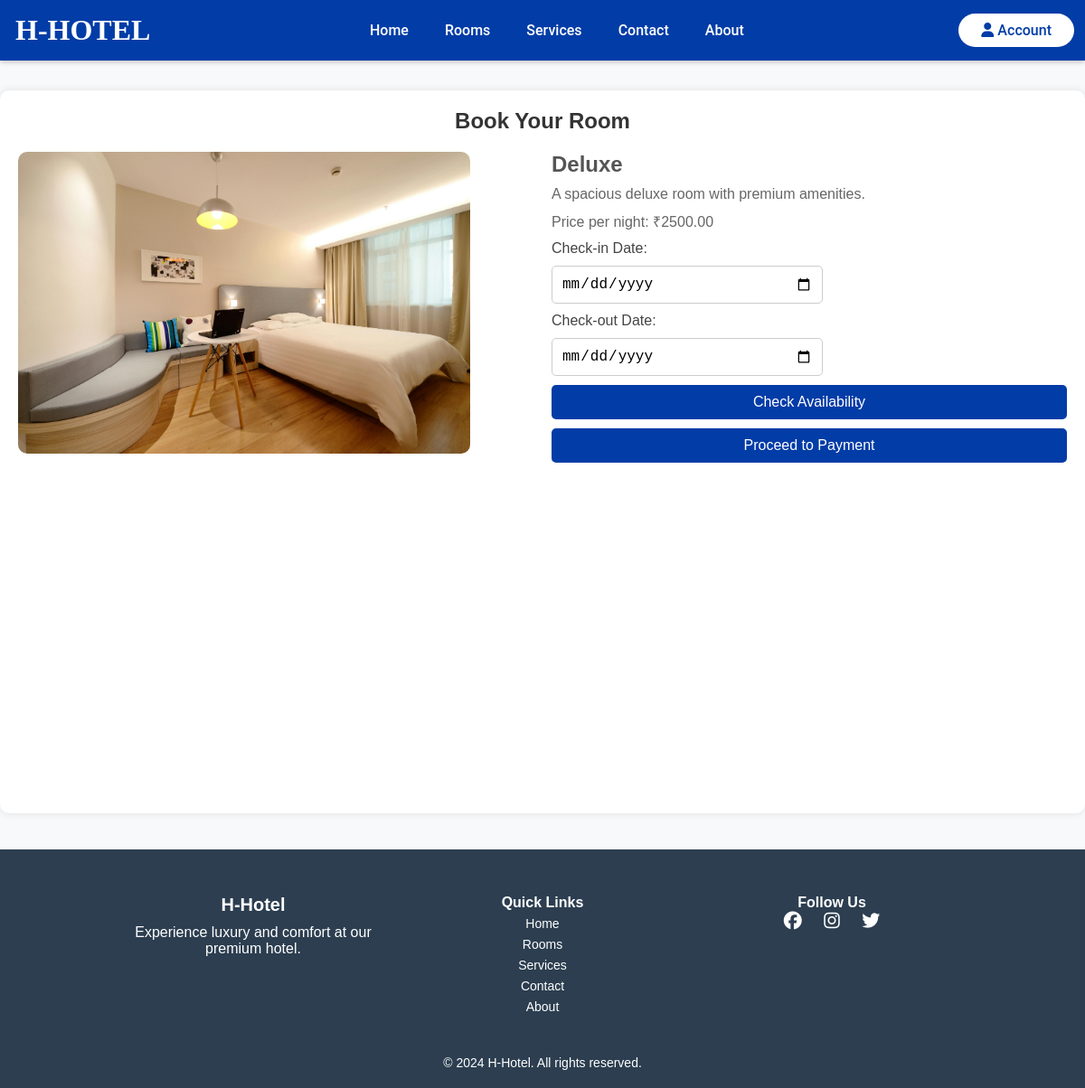
The page /booking.php?room_type=Deluxe (signed in) on the database its author committed.
### tables this page shows
CREATE TABLE `room_types` (
  `room_type` varchar(50) NOT NULL,
  `description` text NOT NULL,
  `price_per_night` decimal(10,2) NOT NULL,
  `image_url` varchar(255) NOT NULL
);

### booking.php (the view, shortened to what this page needs)
<?php include 'includes/config.php'; ?>
<!DOCTYPE html>
<html lang="en">
<head>
    <link rel="stylesheet" href="css/booking.css">
    <link rel="stylesheet" href="css/nav.css">
    <link rel="stylesheet" href="css/footer.css">
</head>
<body>
<?php include 'includes/header.php'; ?>
<?php
$roomType = $_GET['room_type'];
$checkInDate = $_GET['check_in_date'] ?? '';
$checkOutDate = $_GET['check_out_date'] ?? '';
$query = "SELECT * FROM room_types WHERE room_type = ?";
$stmt = $conn->prepare($query);
$stmt->bind_param("s", $roomType);
$stmt->execute();
$roomTypeResult = $stmt->get_result();
$roomTypeData = $roomTypeResult->fetch_assoc();
?>
<main class="container">
    <h2>Book Your Room</h2>
    <div class="room-container">
        <div class="room-image">
            <img src="<?= $roomTypeData['image_url']; ?>" alt="Room Image">
        </div>
        <div class="room-info">
            <h3><?= $roomType; ?></h3>
            <p><?= $roomTypeData['description']; ?></p>
            <p>Price per night: ₹<?= $roomTypeData['price_per_night']; ?></p>
            <form action="" method="POST">
                <label for="checkInDate">Check-in Date:</label>
                <input type="date" id="checkInDate" name="check_in_date" value="<?= $checkInDate ?>" required>
                <label for="checkOutDate">Check-out Date:</label>
                <input type="date" id="checkOutDate" name="check_out_date" value="<?= $checkOutDate ?>" required>
                <button type="submit" name="check_availability" class="button">Check Availability</button>
                <button type="submit" name="confirm_booking" class="button">Proceed to Payment</button>
            </form>
        </div>
    </div>
</main>
<?php include 'includes/footer.php'; ?>
</body>
</html>

### css/booking.css (style rules this page uses)
body { font-family: Arial, sans-serif; background-color: #f8f9fa; margin: 0; padding: 0; }
.container { max-width: 1200px; margin: 40px auto; background: #fff; padding: 20px; border-radius: 10px; box-shadow: 0 0 10px rgba(0, 0, 0, 0.1); }
h2 { color: #333; text-align: center; margin-bottom: 20px; }
.room-container { display: flex; align-items: flex-start; gap: 20px; height: auto; }
.room-image { flex: 1; }
.room-image img { width: 100%; max-width: 500px; border-radius: 10px; height: auto; }
.room-info { flex: 1; text-align: left; padding: 0; margin: 0; }
.room-info h3 { color: #555; font-size: 24px; margin: 0 0 10px 0; }
.room-info p { font-size: 16px; color: #666; margin: 0 0 10px 0; }
form { display: flex; flex-direction: column; gap: 10px; margin: 0; padding: 0; }
label { font-size: 16px; color: #444; margin: 0; }
input[type="date"] { padding: 10px; width: 100%; max-width: 300px; border: 1px solid #ccc; border-radius: 5px; font-size: 16px; margin: 0; }
.button { background-color: rgb(2, 60, 167); color: #fff; font-size: 16px; padding: 10px 20px; border: none; border-radius: 5px; cursor: pointer; transition: background 0.3s ease; margin: 0; }

### css/nav.css (style rules this page uses)
* { box-sizing: border-box; margin: 0; padding: 0; }
body { padding-top: 60px; }
main { min-height: 100vh; background-color: rgb(255, 255, 255); padding: 10px 3%; color: rgb(0, 0, 0); }

### rows shown on the page
room_types: image_url (picture), description "A spacious deluxe room with premium amenities.", price_per_night "2500.00"

### other values the page prints
$roomType "Deluxe"
